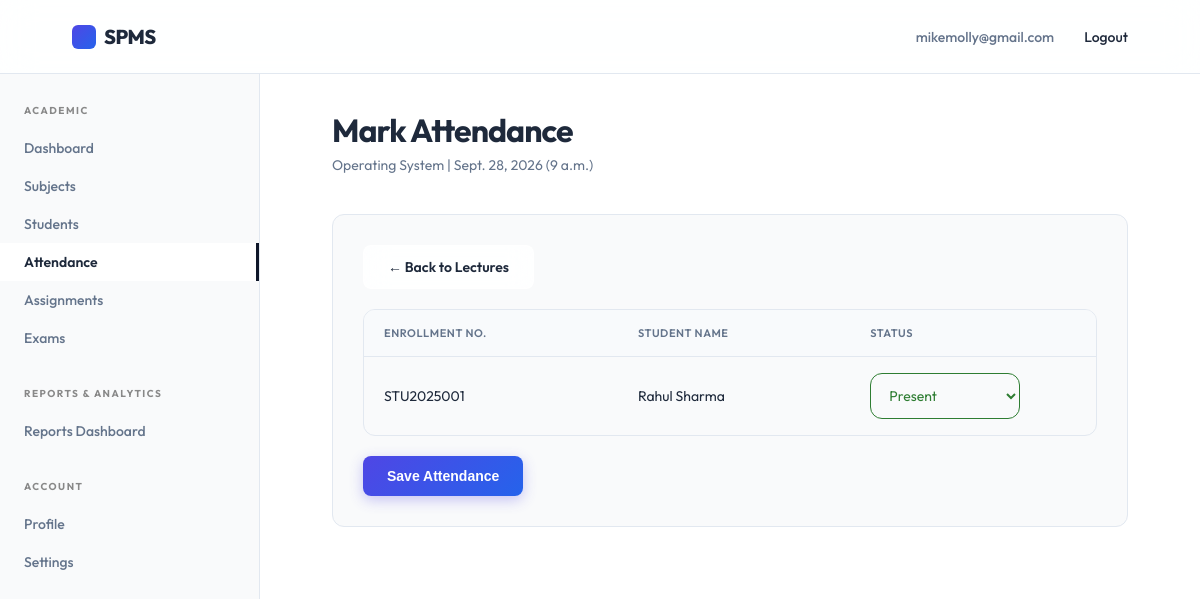
The page /faculty/lectures/5/attendance/ (signed in) on the database its author committed.
### accounts/models.py (models this page shows, shortened)
class User(AbstractUser):
    class RoleChoices(models.TextChoices):
        STUDENT = 'student', 'Student'
        FACULTY = 'faculty', 'Faculty'
        ADMIN = 'admin', 'Admin'
    username = None
    email = models.EmailField(unique=True)
    role = models.CharField(max_length=20, choices=RoleChoices.choices, default=RoleChoices.STUDENT)
    contact_number = models.CharField(max_length=15, blank=True, null=True)
    deactivated_at = models.DateTimeField(blank=True, null=True)
    updated_at = models.DateTimeField(auto_now=True)
    USERNAME_FIELD = 'email'
    REQUIRED_FIELDS = []
    objects = CustomUserManager()

### academics/models.py (models this page shows, shortened)
class Lecture(models.Model):
    offering = models.ForeignKey(SubjectOffering, on_delete=models.CASCADE, related_name='lectures')
    date = models.DateField()
    start_time = models.TimeField()
    end_time = models.TimeField()
    class Meta:
        constraints = [
            models.UniqueConstraint(fields=['offering', 'date', 'start_time'], name='unique_lecture_slot'),
            CheckConstraint(
                condition=Q(end_time__gt=models.F('start_time')),
                name='check_start_end_time'
            )
        ]

class SubjectOffering(models.Model):
    class SubjectType(models.TextChoices):
        CORE = 'core', 'Core'
        ELECTIVE = 'elective', 'Elective'
        LAB = 'lab', 'Lab'
        PROJECT = 'project', 'Project'
    subject = models.ForeignKey(Subject, on_delete=models.CASCADE, related_name='offerings')
    semester = models.ForeignKey(Semester, on_delete=models.CASCADE, related_name='subject_offerings')
    faculty = models.ForeignKey('faculty.Faculty', on_delete=models.SET_NULL, null=True, blank=True, related_name='subject_offerings')
    subject_type = models.CharField(max_length=20, choices=SubjectType.choices, default=SubjectType.CORE)
    credits = models.PositiveIntegerField()
    class Meta:
        constraints = [
            models.UniqueConstraint(fields=['subject', 'semester'], name='unique_subject_offering')
        ]

class Subject(models.Model):
    name = models.CharField(max_length=150)
    code = models.CharField(max_length=20, unique=True)
    description = models.TextField(blank=True, null=True)

### students/models.py (models this page shows, shortened)
class Student(models.Model):
    user = models.OneToOneField(settings.AUTH_USER_MODEL, on_delete=models.CASCADE, related_name='student_profile')
    enrollment_no = models.CharField(max_length=50, unique=True)
    date_of_birth = models.DateField(blank=True, null=True)
    class GenderChoices(models.TextChoices):
        MALE = 'M', 'Male'
        FEMALE = 'F', 'Female'
        OTHER = 'O', 'Other'
    gender = models.CharField(max_length=1, choices=GenderChoices.choices, blank=True, null=True)
    address = models.TextField(blank=True, null=True)
    guardian_name = models.CharField(max_length=100, blank=True, null=True)
    guardian_contact = models.CharField(max_length=20, blank=True, null=True)
    emergency_contact = models.CharField(max_length=20, blank=True, null=True)
    updated_at = models.DateTimeField(auto_now=True)

### attendance/models.py (models this page shows, shortened)
class Attendance(models.Model):
    class StatusChoices(models.TextChoices):
        PRESENT = 'present', 'Present'
        ABSENT = 'absent', 'Absent'
    student = models.ForeignKey('students.Student', on_delete=models.CASCADE, related_name='attendances')
    lecture = models.ForeignKey('academics.Lecture', on_delete=models.CASCADE, related_name='attendances')
    status = models.CharField(max_length=10, choices=StatusChoices.choices)
    marked_at = models.DateTimeField(auto_now_add=True)
    class Meta:
        constraints = [
            models.UniqueConstraint(fields=['student', 'lecture'], name='unique_attendance')
        ]

### faculty/views.py (the view, shortened to what this page needs)
# urls.py: path('lectures/<int:lecture_id>/attendance/', views.AttendanceEntryView.as_view(), name='attendance_entry'),
class AttendanceEntryView(FacultyRequiredMixin, View):
    template_name = 'faculty/attendance_entry.html'
    def get_lecture(self, lecture_id):
        return get_object_or_404(Lecture, pk=lecture_id, offering__faculty=self.request.user.faculty_profile)
    def get_eligible_students(self, lecture):
        student_semesters = StudentSemester.objects.filter(
            semester=lecture.offering.semester,
            status__in=[StudentSemester.StatusChoices.ACTIVE, StudentSemester.StatusChoices.BACKLOG]
        ).select_related('student__user')
        return [ss.student for ss in student_semesters]
    def get(self, request, lecture_id):
        lecture = self.get_lecture(lecture_id)
        students = self.get_eligible_students(lecture)
        existing_attendances = {
            att.student_id: att.status
            for att in Attendance.objects.filter(lecture=lecture)
        }
        student_data = []
        for student in students:
            student_data.append({
                'student': student,
                'status': existing_attendances.get(student.id, '')
            })
        context = {
            'lecture': lecture,
            'student_data': student_data,
        }
        return render(request, self.template_name, context)

### faculty/views.py (called while the page is built)
    def test_func(self):
        return self.request.user.is_authenticated and self.request.user.role == User.RoleChoices.FACULTY

### templates/faculty/attendance_entry.html (shortened to what this page needs)
{% extends 'faculty/base.html' %}
{% block page_title %}Mark Attendance{% endblock %}
{% block page_subtitle %}{{ lecture.offering.subject.name }} | {{ lecture.date }} ({{ lecture.start_time }}){% endblock %}
{% block dashboard_content %}
<div class="dashboard-section">
    <div style="margin-bottom: 20px;">
        <a href="{% url 'faculty:lectures' offering_id=lecture.offering.id %}" class="btn btn-secondary">&larr; Back to Lectures</a>
    </div>
    <form method="post" class="form-container">
        <div class="table-responsive">
            <table class="table">
                <thead>
                    <tr>
                        <th>Enrollment No.</th>
                        <th>Student Name</th>
                        <th>Status</th>
                    </tr>
                </thead>
                <tbody>
                    {% for item in student_data %}
                    <tr>
                        <td>{{ item.student.enrollment_no }}</td>
                        <td>{{ item.student.user.get_full_name }}</td>
                        <td>
                            <select name="status_{{ item.student.id }}" class="form-control" style="max-width: 150px; {% if item.status == 'present' %}border-color: #2e7d32; color: #2e7d32;{% elif item.status == 'absent' %}border-color: #c62828; color: #c62828;{% endif %}" required>
                                <option value="present" {% if item.status == 'present' %}selected{% endif %}>Present</option>
                            </select>
                        </td>
                    </tr>
                    {% empty %}
                    <tr>
                        <td colspan="3" class="text-center" style="color: var(--muted); padding: 20px;">No eligible students found for this lecture.</td>
                    </tr>
                    {% endfor %}
                </tbody>
            </table>
        </div>
        {% if student_data %}
        <div style="margin-top: 20px;">
            <button type="submit" class="btn btn-primary">Save Attendance</button>
        </div>
        {% endif %}
    </form>
</div>
{% endblock %}

### templates/components/navbar.html (shortened to what this page needs)
<header class="navbar">
    <a href="{% if request.user.is_authenticated %}{% if request.user.role == 'admin' or request.user.is_superuser %}{% url 'spms_admin:dashboard' %}{% elif request.user.role == 'faculty' %}{% url 'faculty:dashboard' %}{% else %}{% url 'students:dashboard' %}{% endif %}{% else %}{% url 'landing_page' %}{% endif %}" class="brand" aria-label="SPMS home">
        <span class="brand-mark"></span>
        SPMS
    </a>
    <nav class="nav-links" aria-label="User navigation">
        {% if request.user.is_authenticated %}
            <span style="color: var(--muted);">{{ request.user.email }}</span>
            <form action="{% url 'accounts:logout' %}" method="post" style="display:inline;">
                <button type="submit" style="background:none;border:none;cursor:pointer;font-family:inherit;font-size:inherit;font-weight:inherit;color:inherit;" class="nav-links a">Logout</button>
            </form>
        {% else %}
            {% if request.resolver_match.url_name != 'login' %}
                <a href="{% url 'accounts:login' %}">Login</a>
            {% endif %}
        {% endif %}
    </nav>
</header>

### static/style.css (style rules this page uses)
:root { --bg: #f9fafb; --text: #1e293b; --muted: #64748b; --line: #e2e8f0; --soft: #ffffff; --primary: #4f46e5; --primary-hover: #4338ca; --accent: #2563eb; --black: #0f172a; --radius: 12px; --glass-bg: rgba(255, 255, 255, 0.85); --glass-border: rgba(255, 255, 255, 0.6); --glass-shadow: 0 10px 40px 0 rgba(31, 38, 135, 0.05); }
* { box-sizing: border-box; margin: 0; padding: 0; scrollbar-width: thin; scrollbar-color: rgba(0, 0, 0, 0.2) var(--bg); }
html { scroll-behavior: smooth; }
body { min-height: 100vh; background: var(--bg); color: var(--text); font-family: 'Outfit', Arial, sans-serif; -webkit-font-smoothing: antialiased; }
a { color: inherit; text-decoration: none; }
.navbar { height: 74px; width: 100%; display: flex; align-items: center; justify-content: space-between; padding: 0 6vw; background: rgba(255, 255, 255, 0.85); backdrop-filter: blur(16px); -webkit-backdrop-filter: blur(16px); border-bottom: 1px solid var(--line); position: sticky; top: 0; z-index: 100; }
.brand { font-size: 20px; font-weight: 800; letter-spacing: -0.5px; display: flex; align-items: center; gap: 8px; }
.brand-mark { width: 24px; height: 24px; background: linear-gradient(135deg, var(--primary), var(--accent)); border-radius: 6px; display: inline-block; }
.nav-links { display: flex; gap: 30px; font-size: 14px; font-weight: 500; }
.btn { display: inline-flex; align-items: center; justify-content: center; padding: 12px 24px; border-radius: 8px; font-size: 14px; font-weight: 600; transition: all 0.3s cubic-bezier(0.16, 1, 0.3, 1); cursor: pointer; border: none; }
.btn-primary { background: linear-gradient(135deg, var(--primary), var(--accent)); color: white; box-shadow: 0 4px 14px rgba(79, 70, 229, 0.3); }
.btn-secondary { background: var(--glass-bg); border: 1px solid var(--glass-border); color: var(--text); backdrop-filter: blur(12px); }
.form-control, .form-group input:not([type="submit"]):not([type="checkbox"]):not([type="radio"]):not([type="file"]), .form-group select, .form-group textarea { width: 100%; padding: 14px 16px; background: var(--soft); border: 1px solid var(--line); border-radius: 8px; color: var(--text); font-family: inherit; font-size: 15px; transition: all 0.2s ease; }

### static/dashboard.css (style rules this page uses)
.dashboard-section { background: var(--bg); border: 1px solid var(--line); border-radius: var(--radius); padding: 30px; margin-bottom: 30px; }
.form-control, input[type="text"], input[type="email"], input[type="password"], input[type="number"], input[type="date"], select, textarea { width: 100%; padding: 12px 14px; background: var(--bg); border: 1px solid var(--line); border-radius: var(--radius); font-size: 14px; font-family: inherit; color: var(--text); transition: border-color 0.2s ease, box-shadow 0.2s ease; box-sizing: border-box; }
.table-responsive { width: 100%; overflow-x: auto; margin-bottom: 20px; border-radius: var(--radius); border: 1px solid var(--line); background: var(--bg); }
.table { width: 100%; border-collapse: collapse; font-size: 14px; text-align: left; }
.table th { background: #f8fafc; color: var(--muted); font-weight: 600; text-transform: uppercase; font-size: 11px; letter-spacing: .05em; padding: 16px 20px; border-bottom: 1px solid var(--line); }
.table td { padding: 16px 20px; border-bottom: 1px solid var(--line); color: var(--text); vertical-align: middle; }
.table tbody tr:last-child td { border-bottom: none; }
.table tbody tr { transition: background-color 0.2s ease; }

### rows shown on the page
User: user.email "mikemolly@gmail.com"
Lecture: offering.subject.name "Operating System", date "Sept. 28, 2026", start_time "9 a.m."
Student: student.enrollment_no "STU2025001", student.user.get_full_name "Rahul Sharma", id.status "Present"
